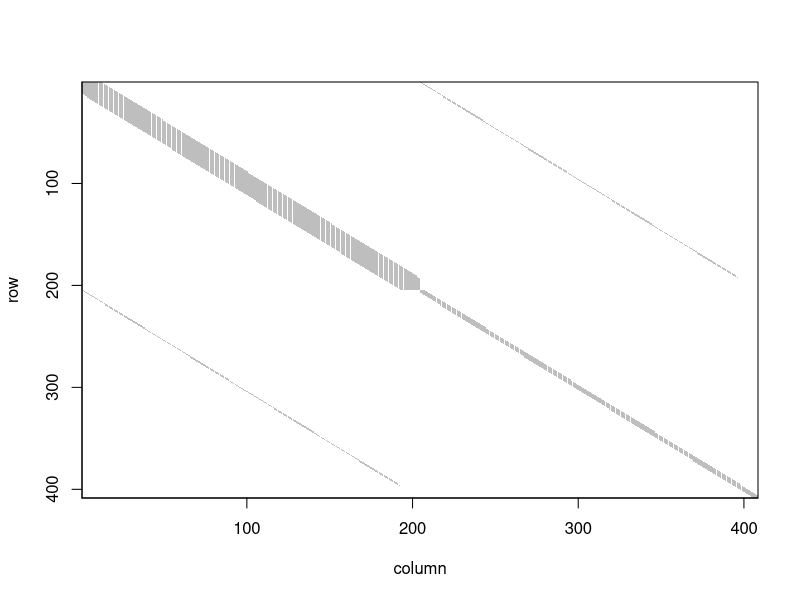
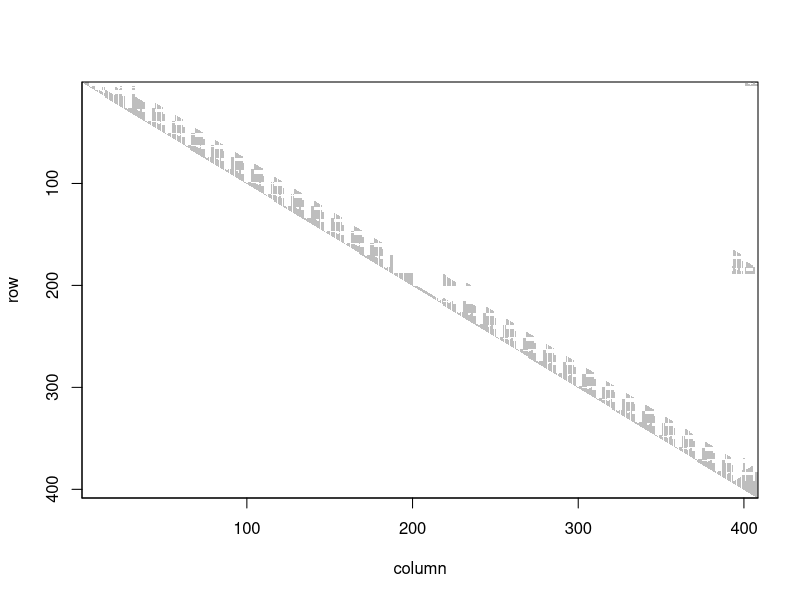
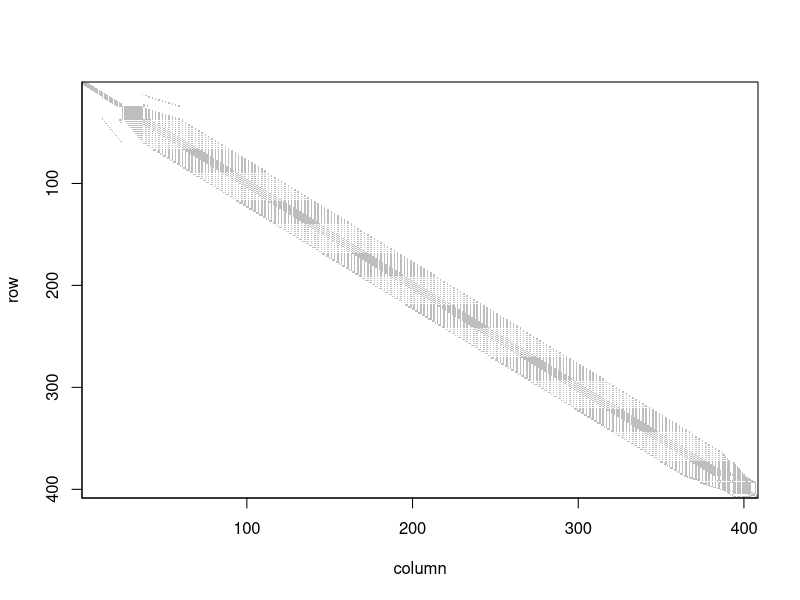
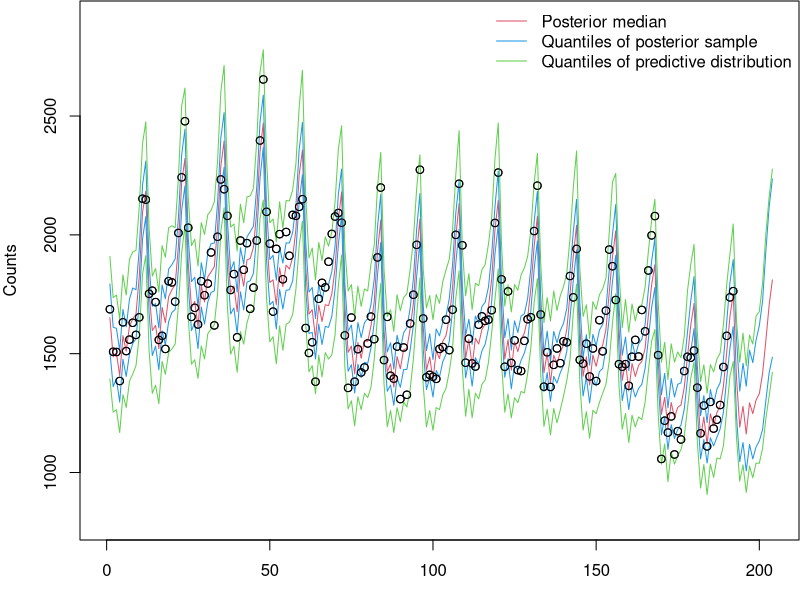
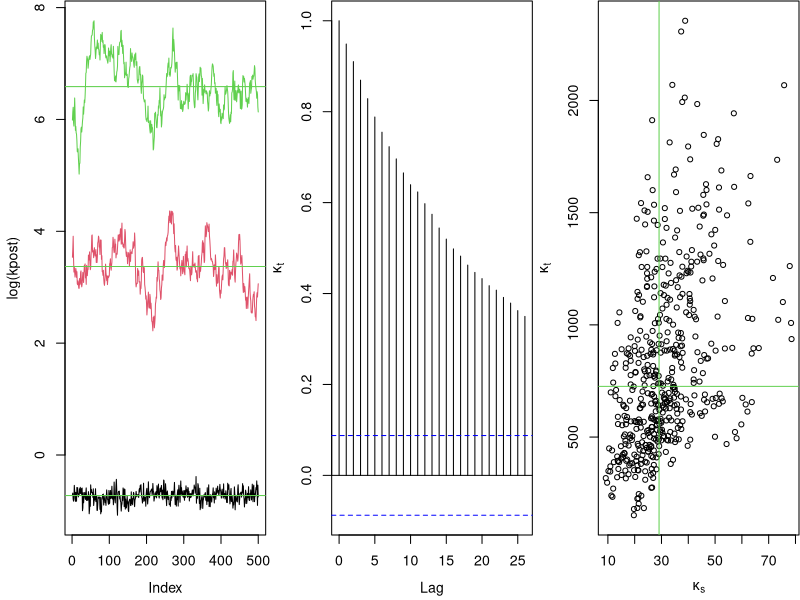

Write the R code that produced these figures, in order.
# This is file ../spam/demo/jss10-example1.R
# This file is part of the spam package, 
#      http://www.math.uzh.ch/furrer/software/spam/
# by Reinhard Furrer [aut, cre], Florian Gerber [ctb]
     



# This demo contains the R code of the example in Section 5.1 of the
# JSS article:
#     "spam: A Sparse Matrix R Package with Emphasis on
#            MCMC Methods for Gaussian Markov Random Fields"
#
# Compared to the R code given in the article, here we give:
# - improved formatting
# - more comments
# - the R code to construct the figures



# SETUP:
library("spam")
options(spam.structurebased=TRUE)
data("UKDriverDeaths")

y <- sqrt(c(UKDriverDeaths))       # square root counts

n <- length(y)                     # n=192
m <- 12                            # We want to predict for one season.
nm <- n+m                          # Total length of s and t


priorshape <-  c(4, 1, 1)          # alpha's, as in Rue & Held (2005)
priorinvscale <- c(4, 0.1, 0.0005) # beta's 

# Construct the individual block precisions
# (based on unit precision parameters kappa, denoted with k):

# Qsy, Qty are trivial:
Qsy <- diag.spam(n)
pad(Qsy) <- c(n+m, n)  # previously:  dim(Qsy) <- c(n+m, n)

Qty <- Qsy

Qst <- spam(0, nm, nm)
Qst[cbind(1:n, 1:n)] <- rep(1, n)


# The form of Qss is given by (Rue and Held equation 3.59).
# Qss can be constructed with a loop:
Qss <- spam(0, nm, nm)
for (i in 0:(nm-m)) {
    Qss[i+1:m,i+1:m] <- Qss[i+1:m, i+1:m] + matrix(1,m,m)
#     Qss[i+1:m,i+1:m] <- Qss[i+1:m, i+1:m] + 1 # for older versions of spam
}

# Note that for the final version we need:
# Qss <- k_s * Qss + k_y * diag.spam(nm)  




# The form of Qtt is given by (Rue and Held equation 3.40).
# Similar approaches to construct Qtt:

Qtt <- spam(0,nm,nm)
Qtt[cbind(1:(nm-1),2:nm)] <- -c(2,rep(4,nm-3),2)
Qtt[cbind(1:(nm-2),3:nm)] <- rep(1,nm-2)
Qtt <- Qtt + t( Qtt)
diag(Qtt) <- c(1,5,rep(6,nm-4),5,1)



# Create temporary kappa and precision matrix to illustrate
# adjacency matrix and ordering.
k <- c(1,1,1)
Qst_yk <- rbind(cbind(k[2]*Qss + k[1]*diag.spam(nm), k[1]*Qst),
       	        cbind(k[1]*Qst, k[3]*Qtt + k[1]*diag.spam(nm)))
                
struct <- chol(Qst_yk)


# Figure 6:
display(Qst_yk)           
display(struct)           

# Note that we do not provide the exactly the same ordering 
# algorithms. Hence, the following is sightly different than
# Figure RH4.2.
cholQst_yk <- chol(Qst_yk,pivot="RCM")
P <- ordering(cholQst_yk)
display(Qst_yk[P,P])



# Recall:
# k=( kappa_y, kappa_s, kappa_t)'

# Gibbs sampler
ngibbs <- 500   # Is very fast!
burnin <- 10    # > 0
totalg <- ngibbs+burnin
set.seed(14)

# Initialize parameters:
spost <- tpost <- array(0, c(totalg, nm))
kpost <- array(0, c(totalg, 3)) 

# Starting values:
kpost[1,] <- c(.5,28,500)
tpost[1,] <- 40

# calculation of a few variables:
postshape <- priorshape + c(	n/2, (n+1)/2, (n+m-2)/2) 

# GIBBS' ITERATIONS:
timing <- system.time({
for (ig in 2:totalg) {
    
  Q <- rbind(cbind(kpost[ig-1,2]*Qss + kpost[ig-1,1]*Qst, 
                   kpost[ig-1,1]*Qst),
             cbind(kpost[ig-1,1]*Qst,  
                   kpost[ig-1,3]*Qtt + kpost[ig-1,1]*Qst))
  
  
  b <- c(kpost[ig-1,1]*Qsy %*% y, kpost[ig-1,1]*Qsy %*% y)
  
  tmp <- rmvnorm.canonical(1, b, Q, Lstruct=struct) 
  
      
  spost[ig,] <- tmp[1:nm]		 

  tpost[ig,] <- tmp[1:nm+nm]


  tmp <- y-spost[ig,1:n]-tpost[ig,1:n]
  
  postinvscale <- priorinvscale + # prior contribution
    c( sum( tmp^2)/2,     # Qyy_st is the identity
      t(spost[ig,]) %*% (Qss %*% spost[ig,])/2,
      t(tpost[ig,]) %*% (Qtt %*% tpost[ig,])/2)


  kpost[ig,] <- rgamma(3, postshape, postinvscale)	

  if( (ig%%10)==0) cat(".")

}

})


# POSTPROCESSING:
cat("\nTotal time:",timing[1],"per iteration:",timing[1]/totalg,"\n")


# Eliminate burn-in:
kpost <- kpost[-c(1:burnin),]
spost <- spost[-c(1:burnin),]
tpost <- tpost[-c(1:burnin),]

print(summary(kpost))

postquant <- apply(spost+tpost, 2, quantile,c(.025,.975))
postmean  <- apply(spost+tpost, 2, mean)
postmedi  <- apply(spost+tpost, 2, median)


######################################################################
# Figure 7:
par(mfcol=c(1,1),mai=c(.6,.8,.01,.01))

plot( y^2, ylim=c(800,2900),xlim=c(0,nm),ylab="Counts")
#lines( postmean^2, col=2)
lines( postmedi^2, col=2)
matlines( t(postquant)^2, col=4,lty=1)

legend("topright",legend=c("Posterior median", "Quantiles of posterior sample",
                    "Quantiles of predictive distribution"),
       bty="n",col=c(2,4,3),lty=1)




# Constructing a predictive distribution:
ypred <- rnorm( ngibbs*nm, c(spost+tpost),sd=rep( 1/sqrt(kpost[,1]), nm)) 
dim(ypred) <- c(ngibbs,nm)
postpredquant <- apply(ypred, 2, quantile,c(.025,.975))
matlines( t(postpredquant)^2, col=3,lty=1)
points(y^2)


kpostmedian <- apply(kpost,2,median)

par(mfcol=c(1,3),mai=c(.65,.65,.01,.01),cex=.85,mgp=c(2.6,1,0))

matplot( log( kpost), lty=1, type="l",xlab="Index")
abline(h=log(kpostmedian),col=3)
acf( kpost[,3],ylab=expression(kappa[t]))
plot(kpost[,2:3],ylab=expression(kappa[t]),xlab=expression(kappa[s]),cex=.8)
abline(h=kpostmedian[3],v=kpostmedian[2],col=3)


allkappas <- rbind(apply(kpost,2,mean),
                   apply(kpost,2,median),
                   apply(1/kpost,2,mean),
                   apply(1/kpost,2,median))
colnames(allkappas) <- c("kappa_y", "kappa_s", "kappa_t")
rownames(allkappas) <- c("Prec (mean)", "Prec (median)",
                         "Var (mean)", "Var (median) ")
print(allkappas,4)
